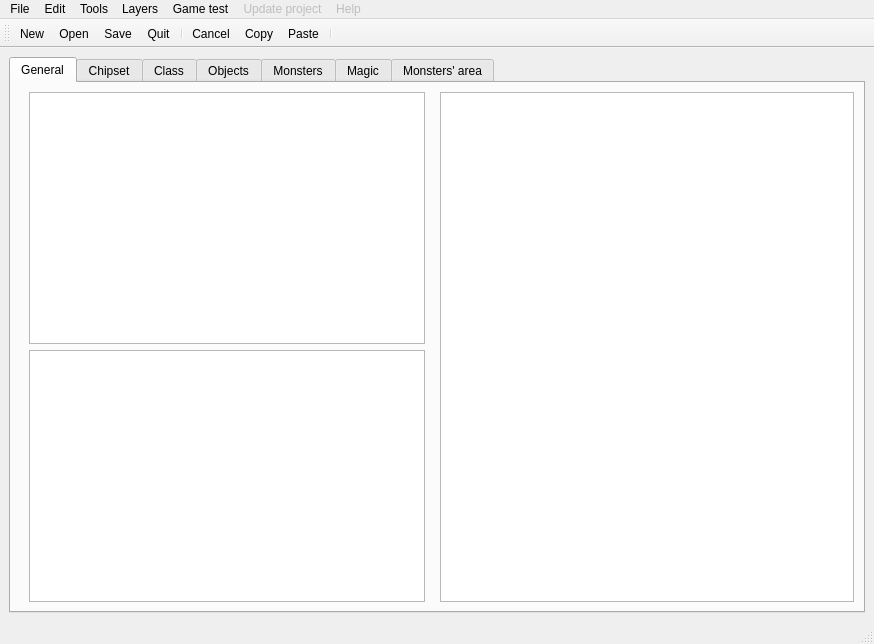
<?xml version="1.0" encoding="UTF-8"?>
<ui version="4.0">
 <class>MainWindow</class>
 <widget class="QMainWindow" name="MainWindow">
  <property name="geometry">
   <rect>
    <x>0</x>
    <y>0</y>
    <width>874</width>
    <height>644</height>
   </rect>
  </property>
  <property name="contextMenuPolicy">
   <enum>Qt::ActionsContextMenu</enum>
  </property>
  <property name="windowTitle">
   <string>MainWindow</string>
  </property>
  <widget class="QWidget" name="centralwidget">
   <layout class="QHBoxLayout" name="horizontalLayout">
    <item>
     <widget class="QTabWidget" name="tabObjects">
      <property name="currentIndex">
       <number>0</number>
      </property>
      <widget class="QWidget" name="tabGeneral">
       <property name="layoutDirection">
        <enum>Qt::LeftToRight</enum>
       </property>
       <attribute name="title">
        <string>General</string>
       </attribute>
       <layout class="QHBoxLayout" name="horizontalLayout_2">
        <item>
         <layout class="QHBoxLayout" name="horizontalLayoutMapEdition">
          <item>
           <widget class="QWidget" name="widgetMapLeftEdition" native="true">
            <property name="minimumSize">
             <size>
              <width>100</width>
              <height>0</height>
             </size>
            </property>
            <property name="layoutDirection">
             <enum>Qt::LeftToRight</enum>
            </property>
            <layout class="QVBoxLayout" name="verticalLayout_8">
             <property name="topMargin">
              <number>0</number>
             </property>
             <property name="bottomMargin">
              <number>0</number>
             </property>
             <item>
              <widget class="QGraphicsView" name="graphicsViewChipset">
               <property name="alignment">
                <set>Qt::AlignLeading|Qt::AlignLeft|Qt::AlignTop</set>
               </property>
              </widget>
             </item>
             <item>
              <widget class="MapsTreeView" name="treeViewMaps">
               <property name="contextMenuPolicy">
                <enum>Qt::CustomContextMenu</enum>
               </property>
               <property name="editTriggers">
                <set>QAbstractItemView::NoEditTriggers</set>
               </property>
               <property name="itemsExpandable">
                <bool>true</bool>
               </property>
               <property name="expandsOnDoubleClick">
                <bool>false</bool>
               </property>
              </widget>
             </item>
            </layout>
           </widget>
          </item>
          <item>
           <widget class="QGraphicsView" name="graphicsViewMap">
            <property name="mouseTracking">
             <bool>true</bool>
            </property>
            <property name="alignment">
             <set>Qt::AlignLeading|Qt::AlignLeft|Qt::AlignTop</set>
            </property>
           </widget>
          </item>
         </layout>
        </item>
       </layout>
      </widget>
      <widget class="QWidget" name="tabChipset">
       <attribute name="title">
        <string>Chipset</string>
       </attribute>
      </widget>
      <widget class="QWidget" name="tabClass">
       <attribute name="title">
        <string>Class</string>
       </attribute>
       <layout class="QHBoxLayout" name="tabClassHorizontalLayout">
        <item>
         <widget class="QListWidget" name="listWidget"/>
        </item>
        <item>
         <layout class="QVBoxLayout" name="verticalLayout">
          <item>
           <layout class="QHBoxLayout" name="horizontalLayout_6">
            <item>
             <widget class="QPushButton" name="addClassButon">
              <property name="text">
               <string>Add a class</string>
              </property>
             </widget>
            </item>
            <item>
             <widget class="QPushButton" name="deleteClassButon">
              <property name="text">
               <string>Delete a class</string>
              </property>
             </widget>
            </item>
           </layout>
          </item>
          <item>
           <layout class="QGridLayout" name="gridLayout">
            <item row="0" column="1">
             <widget class="QLineEdit" name="classNameLineEdit"/>
            </item>
            <item row="2" column="0">
             <widget class="QLabel" name="classInjurySoundLabel">
              <property name="text">
               <string>Injury sound :</string>
              </property>
             </widget>
            </item>
            <item row="3" column="0">
             <widget class="QLabel" name="classConcentratioSoundLabel">
              <property name="text">
               <string>Concentration sound :</string>
              </property>
             </widget>
            </item>
            <item row="1" column="1">
             <widget class="QLineEdit" name="classAttaqueSoundLineEdit"/>
            </item>
            <item row="2" column="1">
             <widget class="QLineEdit" name="classInjurySoundLineEdit"/>
            </item>
            <item row="3" column="1">
             <widget class="QLineEdit" name="classConcentrationSoundLineEdit"/>
            </item>
            <item row="1" column="0">
             <widget class="QLabel" name="classAttackSoundLabel">
              <property name="text">
               <string>Attack sound :</string>
              </property>
             </widget>
            </item>
            <item row="0" column="0">
             <widget class="QLabel" name="classNameLabel">
              <property name="text">
               <string>Name :</string>
              </property>
             </widget>
            </item>
            <item row="1" column="2">
             <widget class="QPushButton" name="classAttackSoundPathButon">
              <property name="text">
               <string>...</string>
              </property>
             </widget>
            </item>
            <item row="2" column="2">
             <widget class="QPushButton" name="classInjurySoundPathButon">
              <property name="text">
               <string>...</string>
              </property>
             </widget>
            </item>
            <item row="3" column="2">
             <widget class="QPushButton" name="classConcentrationSoundPathButon">
              <property name="text">
               <string>...</string>
              </property>
             </widget>
            </item>
           </layout>
          </item>
          <item>
           <layout class="QHBoxLayout" name="horizontalLayout_10">
            <item>
             <layout class="QFormLayout" name="formLayout_2">
              <item row="0" column="0">
               <widget class="QLabel" name="label">
                <property name="text">
                 <string>Max force :</string>
                </property>
               </widget>
              </item>
              <item row="1" column="0">
               <widget class="QLabel" name="label_2">
                <property name="text">
                 <string>Max dexterity :</string>
                </property>
               </widget>
              </item>
              <item row="2" column="0">
               <widget class="QLabel" name="label_3">
                <property name="text">
                 <string>Max constitution :</string>
                </property>
               </widget>
              </item>
              <item row="3" column="0">
               <widget class="QLabel" name="label_4">
                <property name="text">
                 <string>Max magic :</string>
                </property>
               </widget>
              </item>
              <item row="4" column="0">
               <widget class="QLabel" name="label_5">
                <property name="text">
                 <string>Max level :</string>
                </property>
               </widget>
              </item>
              <item row="5" column="0">
               <widget class="QLabel" name="label_6">
                <property name="text">
                 <string>Level up point :</string>
                </property>
               </widget>
              </item>
              <item row="0" column="1">
               <widget class="QSpinBox" name="spinBox"/>
              </item>
              <item row="1" column="1">
               <widget class="QSpinBox" name="spinBox_2"/>
              </item>
              <item row="2" column="1">
               <widget class="QSpinBox" name="spinBox_3"/>
              </item>
              <item row="3" column="1">
               <widget class="QSpinBox" name="spinBox_4"/>
              </item>
              <item row="4" column="1">
               <widget class="QSpinBox" name="spinBox_5"/>
              </item>
              <item row="5" column="1">
               <widget class="QSpinBox" name="spinBox_6"/>
              </item>
              <item row="6" column="0">
               <widget class="QLabel" name="label_36">
                <property name="text">
                 <string>Infinite capacity = -1</string>
                </property>
               </widget>
              </item>
             </layout>
            </item>
            <item>
             <layout class="QFormLayout" name="formLayout_3">
              <item row="0" column="0">
               <widget class="QLabel" name="label_7">
                <property name="text">
                 <string>Initial strength :</string>
                </property>
               </widget>
              </item>
              <item row="1" column="0">
               <widget class="QLabel" name="label_8">
                <property name="text">
                 <string>Initial dexterity :</string>
                </property>
               </widget>
              </item>
              <item row="2" column="0">
               <widget class="QLabel" name="label_9">
                <property name="text">
                 <string>Initial constitution :</string>
                </property>
               </widget>
              </item>
              <item row="3" column="0">
               <widget class="QLabel" name="label_10">
                <property name="text">
                 <string>Initial magic :</string>
                </property>
               </widget>
              </item>
              <item row="0" column="1">
               <widget class="QSpinBox" name="spinBox_7"/>
              </item>
              <item row="1" column="1">
               <widget class="QSpinBox" name="spinBox_8"/>
              </item>
              <item row="2" column="1">
               <widget class="QSpinBox" name="spinBox_9"/>
              </item>
              <item row="3" column="1">
               <widget class="QSpinBox" name="spinBox_10"/>
              </item>
             </layout>
            </item>
            <item>
             <layout class="QFormLayout" name="formLayout_4">
              <item row="0" column="0">
               <widget class="QLabel" name="label_11">
                <property name="text">
                 <string>Offensive index :</string>
                </property>
               </widget>
              </item>
              <item row="1" column="0">
               <widget class="QLabel" name="label_12">
                <property name="text">
                 <string>Defensive index :</string>
                </property>
               </widget>
              </item>
              <item row="2" column="0">
               <widget class="QLabel" name="label_13">
                <property name="text">
                 <string>Power index :</string>
                </property>
               </widget>
              </item>
              <item row="3" column="0">
               <widget class="QLabel" name="label_14">
                <property name="text">
                 <string>Vitality index :</string>
                </property>
               </widget>
              </item>
              <item row="4" column="0">
               <widget class="QLabel" name="label_15">
                <property name="text">
                 <string>Magic index :</string>
                </property>
               </widget>
              </item>
              <item row="0" column="1">
               <widget class="QSpinBox" name="spinBox_11"/>
              </item>
              <item row="1" column="1">
               <widget class="QSpinBox" name="spinBox_12"/>
              </item>
              <item row="2" column="1">
               <widget class="QSpinBox" name="spinBox_13"/>
              </item>
              <item row="3" column="1">
               <widget class="QSpinBox" name="spinBox_14"/>
              </item>
              <item row="4" column="1">
               <widget class="QSpinBox" name="spinBox_15"/>
              </item>
             </layout>
            </item>
           </layout>
          </item>
          <item>
           <spacer name="verticalSpacer">
            <property name="orientation">
             <enum>Qt::Vertical</enum>
            </property>
            <property name="sizeHint" stdset="0">
             <size>
              <width>20</width>
              <height>40</height>
             </size>
            </property>
           </spacer>
          </item>
         </layout>
        </item>
        <item>
         <spacer name="horizontalSpacer_3">
          <property name="orientation">
           <enum>Qt::Horizontal</enum>
          </property>
          <property name="sizeHint" stdset="0">
           <size>
            <width>40</width>
            <height>20</height>
           </size>
          </property>
         </spacer>
        </item>
        <item>
         <spacer name="horizontalSpacer">
          <property name="orientation">
           <enum>Qt::Horizontal</enum>
          </property>
          <property name="sizeHint" stdset="0">
           <size>
            <width>40</width>
            <height>20</height>
           </size>
          </property>
         </spacer>
        </item>
        <item>
         <spacer name="horizontalSpacer_2">
          <property name="orientation">
           <enum>Qt::Horizontal</enum>
          </property>
          <property name="sizeHint" stdset="0">
           <size>
            <width>40</width>
            <height>20</height>
           </size>
          </property>
         </spacer>
        </item>
       </layout>
      </widget>
      <widget class="QWidget" name="tabObject">
       <attribute name="title">
        <string>Objects</string>
       </attribute>
      </widget>
      <widget class="QWidget" name="tabMonsters">
       <attribute name="title">
        <string>Monsters</string>
       </attribute>
      </widget>
      <widget class="QWidget" name="tabMagic">
       <attribute name="title">
        <string>Magic</string>
       </attribute>
      </widget>
      <widget class="QWidget" name="tabMonsterArea">
       <attribute name="title">
        <string>Monsters' area</string>
       </attribute>
      </widget>
     </widget>
    </item>
   </layout>
  </widget>
  <widget class="QMenuBar" name="menubar">
   <property name="geometry">
    <rect>
     <x>0</x>
     <y>0</y>
     <width>874</width>
     <height>21</height>
    </rect>
   </property>
   <widget class="QMenu" name="menuFile">
    <property name="title">
     <string>File</string>
    </property>
    <addaction name="actionNew"/>
    <addaction name="actionOpen"/>
    <addaction name="actionSave"/>
    <addaction name="separator"/>
    <addaction name="actionImport_project"/>
    <addaction name="actionImport_map"/>
    <addaction name="separator"/>
    <addaction name="actionClean_project"/>
    <addaction name="actionMaps_without_parents"/>
    <addaction name="actionFind_a_map"/>
    <addaction name="actionCheck_the_map"/>
    <addaction name="separator"/>
    <addaction name="actionDelete_test_character"/>
    <addaction name="separator"/>
    <addaction name="actionQuit"/>
   </widget>
   <widget class="QMenu" name="menuEdit">
    <property name="title">
     <string>Edit</string>
    </property>
    <addaction name="actionCancel"/>
    <addaction name="separator"/>
    <addaction name="actionCopy"/>
    <addaction name="actionPaste"/>
   </widget>
   <widget class="QMenu" name="menuUpdate_project">
    <property name="enabled">
     <bool>false</bool>
    </property>
    <property name="title">
     <string>Update project</string>
    </property>
   </widget>
   <widget class="QMenu" name="menuHelp">
    <property name="enabled">
     <bool>false</bool>
    </property>
    <property name="title">
     <string>Help</string>
    </property>
   </widget>
   <widget class="QMenu" name="menuTools">
    <property name="title">
     <string>Tools</string>
    </property>
    <addaction name="actionSelection"/>
    <addaction name="separator"/>
    <addaction name="actionPen"/>
    <addaction name="actionRectangle"/>
    <addaction name="actionPath"/>
   </widget>
   <widget class="QMenu" name="menuLayers">
    <property name="title">
     <string>Layers</string>
    </property>
    <addaction name="actionLow_layer_1"/>
    <addaction name="actionLow_layer_2"/>
    <addaction name="actionHigh_layer"/>
    <addaction name="separator"/>
    <addaction name="actionBlocking_layer"/>
    <addaction name="separator"/>
    <addaction name="actionEvents_layer"/>
    <addaction name="separator"/>
    <addaction name="actionQuick_go_admin"/>
    <addaction name="actionStarting_point"/>
    <addaction name="actionRespawn_point"/>
   </widget>
   <widget class="QMenu" name="menuGame_test">
    <property name="title">
     <string>Game test</string>
    </property>
    <addaction name="actionLaunch_test"/>
    <addaction name="separator"/>
    <addaction name="actionActivate_fullscreen"/>
    <addaction name="actionActivate_music"/>
    <addaction name="actionActivate_character_setting"/>
   </widget>
   <addaction name="menuFile"/>
   <addaction name="menuEdit"/>
   <addaction name="menuTools"/>
   <addaction name="menuLayers"/>
   <addaction name="menuGame_test"/>
   <addaction name="menuUpdate_project"/>
   <addaction name="menuHelp"/>
  </widget>
  <widget class="QStatusBar" name="statusbar"/>
  <widget class="QToolBar" name="toolBar">
   <property name="windowTitle">
    <string>toolBar</string>
   </property>
   <attribute name="toolBarArea">
    <enum>TopToolBarArea</enum>
   </attribute>
   <attribute name="toolBarBreak">
    <bool>false</bool>
   </attribute>
   <addaction name="actionNew"/>
   <addaction name="actionOpen"/>
   <addaction name="actionSave"/>
   <addaction name="actionQuit"/>
   <addaction name="separator"/>
   <addaction name="actionCancel"/>
   <addaction name="actionCopy"/>
   <addaction name="actionPaste"/>
   <addaction name="separator"/>
  </widget>
  <action name="actionNew">
   <property name="icon">
    <iconset resource="icons.qrc">
     <normaloff>:/icons/newProject_Icon.png</normaloff>:/icons/newProject_Icon.png</iconset>
   </property>
   <property name="text">
    <string>New</string>
   </property>
   <property name="toolTip">
    <string>Create a new project</string>
   </property>
   <property name="shortcut">
    <string>Ctrl+N</string>
   </property>
   <property name="shortcutVisibleInContextMenu">
    <bool>false</bool>
   </property>
  </action>
  <action name="actionOpen">
   <property name="icon">
    <iconset>
     <normaloff>icons/openProject_Icon.png</normaloff>icons/openProject_Icon.png</iconset>
   </property>
   <property name="text">
    <string>Open</string>
   </property>
   <property name="toolTip">
    <string>Open an existant project</string>
   </property>
   <property name="shortcut">
    <string>Ctrl+O</string>
   </property>
  </action>
  <action name="actionSave">
   <property name="icon">
    <iconset>
     <normaloff>icons/save_Icon.png</normaloff>icons/save_Icon.png</iconset>
   </property>
   <property name="text">
    <string>Save</string>
   </property>
   <property name="toolTip">
    <string>Save the project</string>
   </property>
   <property name="shortcut">
    <string>Ctrl+S</string>
   </property>
  </action>
  <action name="actionImport_project">
   <property name="text">
    <string>Import project</string>
   </property>
  </action>
  <action name="actionImport_map">
   <property name="text">
    <string>Import map</string>
   </property>
  </action>
  <action name="actionQuit">
   <property name="icon">
    <iconset resource="icons.qrc">
     <normaloff>:/icons/quit_Icon.png</normaloff>:/icons/quit_Icon.png</iconset>
   </property>
   <property name="text">
    <string>Quit</string>
   </property>
   <property name="toolTip">
    <string>Quit the editor</string>
   </property>
   <property name="shortcut">
    <string>Ctrl+Q</string>
   </property>
  </action>
  <action name="actionCancel">
   <property name="icon">
    <iconset>
     <normaloff>icons/cancel_Icon.png</normaloff>icons/cancel_Icon.png</iconset>
   </property>
   <property name="text">
    <string>Cancel</string>
   </property>
   <property name="toolTip">
    <string>Cancel the previous action</string>
   </property>
  </action>
  <action name="actionCopy">
   <property name="icon">
    <iconset>
     <normaloff>icons/copy_Icon.png</normaloff>icons/copy_Icon.png</iconset>
   </property>
   <property name="text">
    <string>Copy</string>
   </property>
   <property name="toolTip">
    <string>Copy selected evenement(s)/cell(s)</string>
   </property>
  </action>
  <action name="actionPaste">
   <property name="icon">
    <iconset>
     <normaloff>icons/past_Icon.png</normaloff>icons/past_Icon.png</iconset>
   </property>
   <property name="text">
    <string>Paste</string>
   </property>
   <property name="toolTip">
    <string>Paste event(s)/cell(s) previously copy</string>
   </property>
  </action>
  <action name="actionClean_project">
   <property name="text">
    <string>Clean project</string>
   </property>
  </action>
  <action name="actionMaps_without_parents">
   <property name="text">
    <string>Maps without parents</string>
   </property>
  </action>
  <action name="actionFind_a_map">
   <property name="text">
    <string>Find a map</string>
   </property>
  </action>
  <action name="actionCheck_the_map">
   <property name="text">
    <string>Check the map</string>
   </property>
  </action>
  <action name="actionPen">
   <property name="checkable">
    <bool>true</bool>
   </property>
   <property name="icon">
    <iconset>
     <normaloff>icons/icon_pen.png</normaloff>icons/icon_pen.png</iconset>
   </property>
   <property name="text">
    <string>Pen</string>
   </property>
   <property name="shortcut">
    <string>Shift+S</string>
   </property>
  </action>
  <action name="actionRectangle">
   <property name="checkable">
    <bool>true</bool>
   </property>
   <property name="icon">
    <iconset>
     <normaloff>icons/icon_rect.png</normaloff>icons/icon_rect.png</iconset>
   </property>
   <property name="text">
    <string>Rectangle</string>
   </property>
   <property name="shortcut">
    <string>Shift+D</string>
   </property>
  </action>
  <action name="actionLow_layer_1">
   <property name="checkable">
    <bool>true</bool>
   </property>
   <property name="icon">
    <iconset>
     <normaloff>icons/icon_layer0.png</normaloff>icons/icon_layer0.png</iconset>
   </property>
   <property name="text">
    <string>Low layer 1</string>
   </property>
   <property name="shortcut">
    <string>Shift+A</string>
   </property>
  </action>
  <action name="actionLow_layer_2">
   <property name="checkable">
    <bool>true</bool>
   </property>
   <property name="icon">
    <iconset>
     <normaloff>icons/icon_layer1.png</normaloff>icons/icon_layer1.png</iconset>
   </property>
   <property name="text">
    <string>Low layer 2</string>
   </property>
   <property name="shortcut">
    <string>Shift+Z</string>
   </property>
  </action>
  <action name="actionHigh_layer">
   <property name="checkable">
    <bool>true</bool>
   </property>
   <property name="icon">
    <iconset>
     <normaloff>icons/icon_layer2.png</normaloff>icons/icon_layer2.png</iconset>
   </property>
   <property name="text">
    <string>High layer</string>
   </property>
   <property name="shortcut">
    <string>Shift+E</string>
   </property>
  </action>
  <action name="actionEvents_layer">
   <property name="checkable">
    <bool>true</bool>
   </property>
   <property name="icon">
    <iconset>
     <normaloff>icons/icon_layerEvent.png</normaloff>icons/icon_layerEvent.png</iconset>
   </property>
   <property name="text">
    <string>Events layer</string>
   </property>
   <property name="shortcut">
    <string>Shift+T</string>
   </property>
  </action>
  <action name="actionSelection">
   <property name="checkable">
    <bool>true</bool>
   </property>
   <property name="icon">
    <iconset>
     <normaloff>icons/icon_selection.png</normaloff>icons/icon_selection.png</iconset>
   </property>
   <property name="text">
    <string>Selection</string>
   </property>
   <property name="shortcut">
    <string>Shift+Q</string>
   </property>
  </action>
  <action name="actionQuick_go_admin">
   <property name="checkable">
    <bool>true</bool>
   </property>
   <property name="icon">
    <iconset>
     <normaloff>icons/icon_prog1.png</normaloff>icons/icon_prog1.png</iconset>
   </property>
   <property name="text">
    <string>Quick go (admin)</string>
   </property>
   <property name="shortcut">
    <string>Shift+Y</string>
   </property>
  </action>
  <action name="actionStarting_point">
   <property name="checkable">
    <bool>true</bool>
   </property>
   <property name="icon">
    <iconset>
     <normaloff>icons/icon_prog2.png</normaloff>icons/icon_prog2.png</iconset>
   </property>
   <property name="text">
    <string>Starting point</string>
   </property>
   <property name="shortcut">
    <string>Shift+U</string>
   </property>
  </action>
  <action name="actionRespawn_point">
   <property name="checkable">
    <bool>true</bool>
   </property>
   <property name="icon">
    <iconset>
     <normaloff>icons/icon_prog3.png</normaloff>icons/icon_prog3.png</iconset>
   </property>
   <property name="text">
    <string>Respawn point</string>
   </property>
   <property name="shortcut">
    <string>Shift+I</string>
   </property>
  </action>
  <action name="actionLaunch_test">
   <property name="checkable">
    <bool>false</bool>
   </property>
   <property name="icon">
    <iconset>
     <normaloff>icons/icon_launch.png</normaloff>icons/icon_launch.png</iconset>
   </property>
   <property name="text">
    <string>Launch test</string>
   </property>
   <property name="shortcut">
    <string>F9</string>
   </property>
  </action>
  <action name="actionActivate_fullscreen">
   <property name="checkable">
    <bool>true</bool>
   </property>
   <property name="icon">
    <iconset>
     <normaloff>icons/icon_fullscreen.png</normaloff>icons/icon_fullscreen.png</iconset>
   </property>
   <property name="text">
    <string>Activate fullscreen</string>
   </property>
  </action>
  <action name="actionActivate_music">
   <property name="checkable">
    <bool>true</bool>
   </property>
   <property name="icon">
    <iconset>
     <normaloff>icons/icon_music.png</normaloff>icons/icon_music.png</iconset>
   </property>
   <property name="text">
    <string>Activate music</string>
   </property>
  </action>
  <action name="actionActivate_character_setting">
   <property name="checkable">
    <bool>true</bool>
   </property>
   <property name="icon">
    <iconset>
     <normaloff>icons/icon_prog4.png</normaloff>icons/icon_prog4.png</iconset>
   </property>
   <property name="text">
    <string>Activate character setting</string>
   </property>
  </action>
  <action name="actionDelete_test_character">
   <property name="text">
    <string>Delete test character</string>
   </property>
  </action>
  <action name="actionPath">
   <property name="checkable">
    <bool>true</bool>
   </property>
   <property name="icon">
    <iconset>
     <normaloff>icons/icon_penpath.png</normaloff>icons/icon_penpath.png</iconset>
   </property>
   <property name="text">
    <string>Path</string>
   </property>
   <property name="shortcut">
    <string>Shift+F</string>
   </property>
  </action>
  <action name="actionBlocking_layer">
   <property name="checkable">
    <bool>true</bool>
   </property>
   <property name="icon">
    <iconset>
     <normaloff>icons/icon_blocking.png</normaloff>icons/icon_blocking.png</iconset>
   </property>
   <property name="text">
    <string>Blocking layer</string>
   </property>
   <property name="shortcut">
    <string>Shift+R</string>
   </property>
  </action>
 </widget>
 <customwidgets>
  <customwidget>
   <class>MapsTreeView</class>
   <extends>QTreeView</extends>
   <header>mapstreeview.h</header>
  </customwidget>
 </customwidgets>
 <resources>
  <include location="icons.qrc"/>
 </resources>
 <connections>
  <connection>
   <sender>actionNew</sender>
   <signal>triggered()</signal>
   <receiver>MainWindow</receiver>
   <slot>newProject()</slot>
   <hints>
    <hint type="sourcelabel">
     <x>-1</x>
     <y>-1</y>
    </hint>
    <hint type="destinationlabel">
     <x>399</x>
     <y>299</y>
    </hint>
   </hints>
  </connection>
  <connection>
   <sender>actionOpen</sender>
   <signal>triggered()</signal>
   <receiver>MainWindow</receiver>
   <slot>openProject()</slot>
   <hints>
    <hint type="sourcelabel">
     <x>-1</x>
     <y>-1</y>
    </hint>
    <hint type="destinationlabel">
     <x>436</x>
     <y>321</y>
    </hint>
   </hints>
  </connection>
  <connection>
   <sender>actionSave</sender>
   <signal>triggered()</signal>
   <receiver>MainWindow</receiver>
   <slot>saveProject()</slot>
   <hints>
    <hint type="sourcelabel">
     <x>-1</x>
     <y>-1</y>
    </hint>
    <hint type="destinationlabel">
     <x>436</x>
     <y>321</y>
    </hint>
   </hints>
  </connection>
  <connection>
   <sender>treeViewMaps</sender>
   <signal>doubleClicked(QModelIndex)</signal>
   <receiver>MainWindow</receiver>
   <slot>selectCurrentMap(QModelIndex)</slot>
   <hints>
    <hint type="sourcelabel">
     <x>170</x>
     <y>481</y>
    </hint>
    <hint type="destinationlabel">
     <x>26</x>
     <y>620</y>
    </hint>
   </hints>
  </connection>
 </connections>
 <slots>
  <slot>newProject()</slot>
  <slot>openProject()</slot>
  <slot>saveProject()</slot>
  <slot>selectCurrentMap(QModelIndex)</slot>
 </slots>
</ui>
